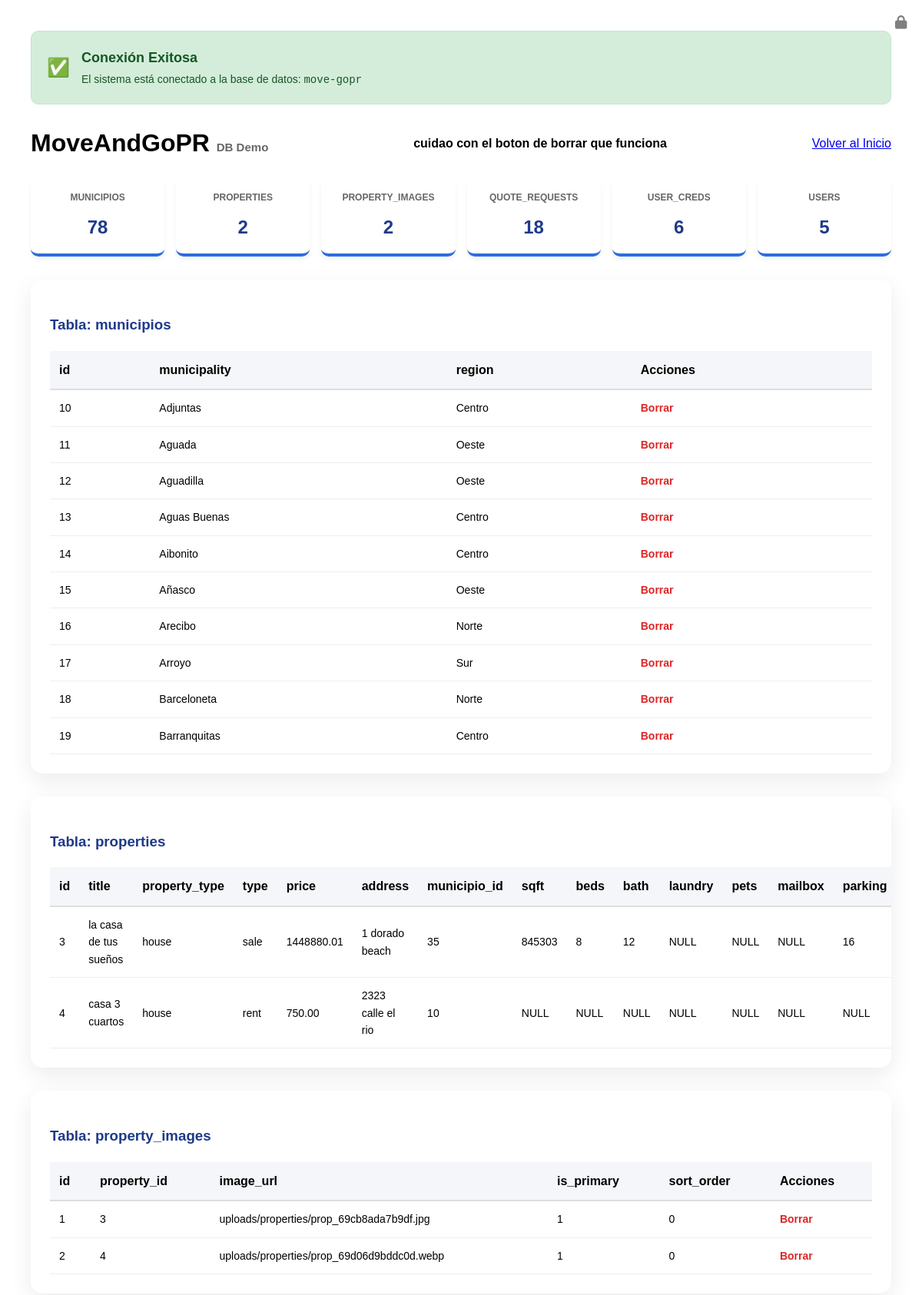
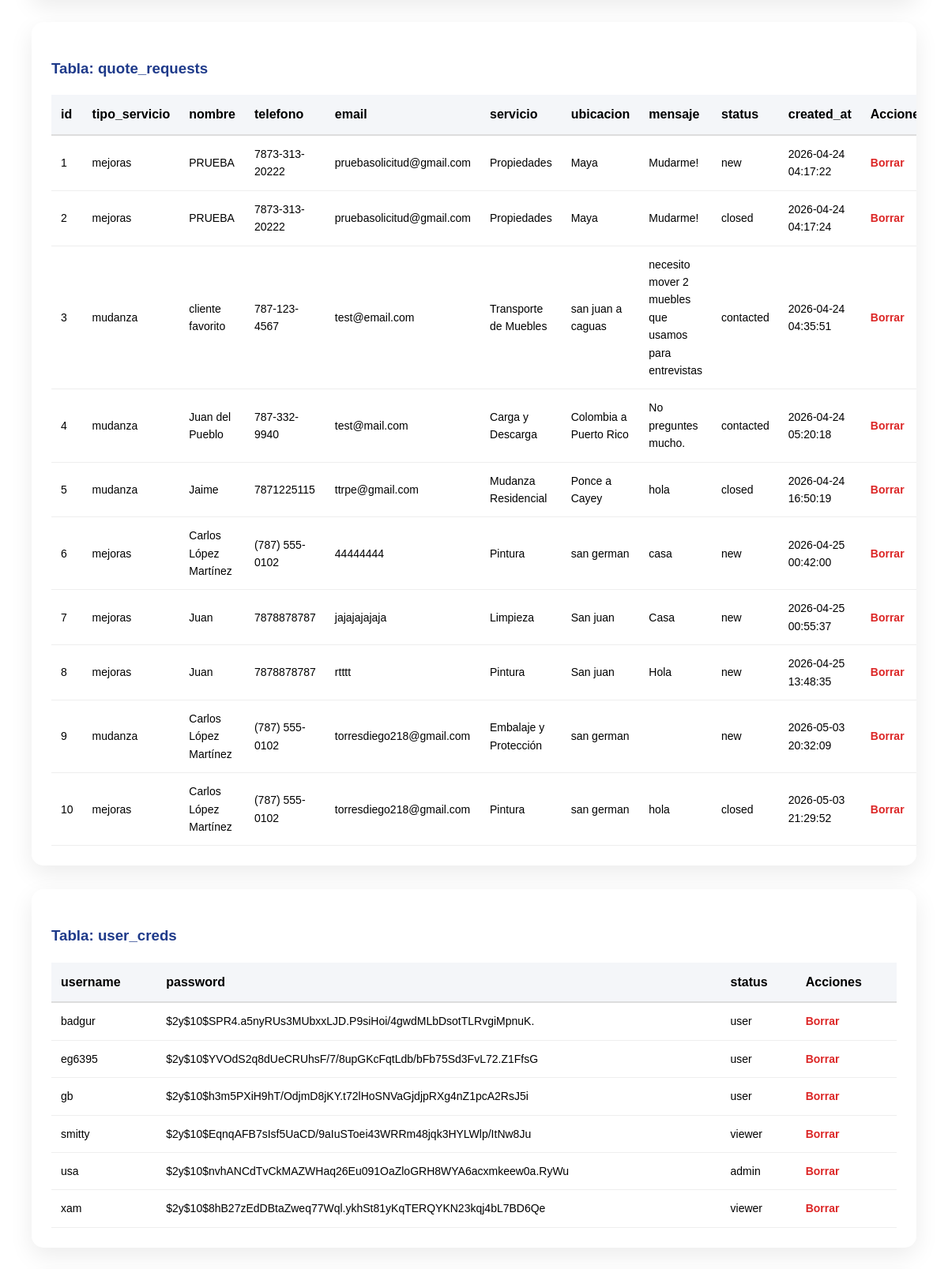
Screenshot of /db_test.php (signed in, upper part) with the database file from the repository (2 pictures, top to bottom).
### tables this page shows
CREATE TABLE `municipios` (
  `id` smallint(5) UNSIGNED NOT NULL,
  `municipality` varchar(80) NOT NULL,
  `region` enum('Norte','Sur','Este','Oeste','Centro','Metro') NOT NULL
);

CREATE TABLE `properties` (
  `id` bigint(20) UNSIGNED NOT NULL,
  `title` varchar(150) NOT NULL,
  `property_type` enum('house','apartment','condo','land','commercial') NOT NULL,
  `type` enum('sale','rent') NOT NULL,
  `price` decimal(12,2) NOT NULL,
  `address` varchar(255) NOT NULL,
  `municipio_id` smallint(5) UNSIGNED NOT NULL,
  `sqft` int(10) UNSIGNED DEFAULT NULL,
  `beds` tinyint(3) UNSIGNED DEFAULT NULL,
  `bath` tinyint(3) UNSIGNED DEFAULT NULL,
  `laundry` varchar(100) DEFAULT NULL,
  `pets` varchar(100) DEFAULT NULL,
  `mailbox` varchar(100) DEFAULT NULL,
  `parking` varchar(100) DEFAULT NULL,
  `furnished` tinyint(1) NOT NULL DEFAULT 0,
  `featured` tinyint(1) NOT NULL DEFAULT 0,
  `status` enum('available','sold','rented','inactive') NOT NULL DEFAULT 'available',
  `description` text DEFAULT NULL,
  `lat` decimal(10,7) DEFAULT NULL,
  `lng` decimal(10,7) DEFAULT NULL,
  `created_at` timestamp NOT NULL DEFAULT current_timestamp()
);

CREATE TABLE `property_images` (
  `id` int(11) NOT NULL,
  `property_id` bigint(20) UNSIGNED NOT NULL,
  `image_url` varchar(500) NOT NULL,
  `is_primary` tinyint(1) NOT NULL DEFAULT 0,
  `sort_order` int(11) NOT NULL DEFAULT 0
);

CREATE TABLE `quote_requests` (
  `id` int(11) NOT NULL,
  `tipo_servicio` varchar(20) NOT NULL DEFAULT '',
  `nombre` varchar(100) NOT NULL DEFAULT '',
  `telefono` varchar(20) NOT NULL DEFAULT '',
  `email` varchar(100) NOT NULL DEFAULT '',
  `servicio` varchar(100) NOT NULL DEFAULT '',
  `ubicacion` varchar(200) NOT NULL DEFAULT '',
  `mensaje` text DEFAULT NULL,
  `status` varchar(20) NOT NULL DEFAULT 'new',
  `created_at` timestamp NOT NULL DEFAULT current_timestamp()
);

CREATE TABLE `user_creds` (
  `username` varchar(255) NOT NULL,
  `password` varchar(255) NOT NULL,
  `status` varchar(255) NOT NULL
);

### config.php (called while the page is built, shortened)
<?php
$dbname = 'move-gopr';
?>

### db_test.php (the view, shortened to what this page needs)
<?php
require_once 'config.php';
$tableQuery = $pdo->query("SHOW TABLES");
$tables = $tableQuery->fetchAll(PDO::FETCH_COLUMN);
?>
<!DOCTYPE html>
<html lang="es">
<head>
    <link rel="stylesheet" href="css/styles.css">
</head>
<body>
<div class="test-container">
   <?php if (isset($pdo)): ?>
        <div style="background: #d4edda; color: #155724; padding: 20px; border-radius: 10px; border: 1px solid #c3e6cb; margin-bottom: 25px; display: flex; align-items: center; gap: 15px;">
            <span style="font-size: 24px;">✅</span>
            <div>
                <strong style="display: block; font-size: 18px;">Conexión Exitosa</strong>
                <span style="font-size: 14px;">El sistema está conectado a la base de datos: <code><?php echo htmlspecialchars($dbname); ?></code></span>
            </div>
        </div>
    <?php else: ?>
        <div style="background: #f8d7da; color: #721c24; padding: 20px; border-radius: 10px; border: 1px solid #f5c6cb; margin-bottom: 25px;">
            <strong>❌ Error de Conexión:</strong> No se pudo encontrar la base de datos. Verifica tu archivo <code>config.php</code>.
        </div>
    <?php endif; ?>
    <header style="display: flex; justify-content: space-between; align-items: center; margin-bottom: 20px;">
        <h1 style="margin:0;">MoveAnd<span class="green">GoPR</span> <small style="font-size: 15px; color: #666;">DB Demo</small></h1>
        <b>cuidao con el boton de borrar que funciona</b>
        <div style="display: flex; gap: 10px;">
            <a href="index.php" class="btn blue">Volver al Inicio</a>
        </div>
    </header>
    <div class="stats-grid">
        <?php foreach ($tables as $table):
            $count = $pdo->query("SELECT count(*) FROM `$table`")->fetchColumn();
        ?>
            <div class="stat-card">
                <h4><?php echo $table; ?></h4>
                <p><?php echo $count; ?></p>
            </div>
        <?php endforeach; ?>
    </div>
    <?php foreach ($tables as $table): ?>
        <div class="db-card">
            <h3 style="color: #1e3a8a;">Tabla: <?php echo htmlspecialchars($table); ?></h3>
            <?php
            $stmt = $pdo->query("SELECT * FROM `$table` LIMIT 10");
            $rows = $stmt->fetchAll(PDO::FETCH_ASSOC);
            if ($rows): ?>
                <table>
                    <thead>
                        <tr>
                            <?php foreach (array_keys($rows[0]) as $col): ?>
                                <th><?php echo htmlspecialchars($col); ?></th>
                            <?php endforeach; ?>
                            <th>Acciones</th>
                        </tr>
                    </thead>
                    <tbody>
                        <?php foreach ($rows as $row): ?>
                            <tr>
                                <?php foreach ($row as $cell): ?>
                                    <td><?php echo htmlspecialchars($cell ?? 'NULL'); ?></td>
                                <?php endforeach; ?>
                                <td>
                                    <a href="?table=<?php echo $table; ?>&delete_id=<?php echo $row['id']; ?>"
                                       class="delete-link"
                                       onclick="return confirm('¿Seguro que quieres borrar esto?')">Borrar</a>
                                </td>
                            </tr>
                        <?php endforeach; ?>
                    </tbody>
                </table>
            <?php else: ?>
                <p style="color: #888; font-style: italic;">No hay datos en esta tabla todavía.</p>
            <?php endif; ?>
        </div>
    <?php endforeach; ?>
</div>
<?php include 'footer.php'; ?>
</body>
</html>

### css/styles.css (style rules this page uses)
body { font-family: 'Poppins', sans-serif; margin: 0; line-height: 1.6; }
:root { --color-principal: #3B6E1A; --color-secundario: #4E8F22; --color-acento: #22C55E; --color-texto: #1a1a1a; }

### db_test.php (style rules this page uses)
.test-container { padding: 40px; max-width: 1200px; margin: auto; }
.stats-grid { display: grid; grid-template-columns: repeat(auto-fit, minmax(150px, 1fr)); gap: 15px; margin-bottom: 30px; }
.stat-card { background: white; padding: 15px; border-radius: 10px; text-align: center; border-bottom: 4px solid #2d6cdf; box-shadow: 0 4px 6px rgba(0,0,0,0.05); }
.stat-card h4 { margin: 0; color: #666; font-size: 12px; text-transform: uppercase; }
.stat-card p { font-size: 24px; font-weight: bold; margin: 10px 0 0 0; color: #1e3a8a; }
.db-card { background: white; padding: 25px; border-radius: 15px; margin-bottom: 30px; box-shadow: 0 10px 30px rgba(0,0,0,0.08); overflow-x: auto; }
table { width: 100%; border-collapse: collapse; margin-top: 15px; }
th { background: #f4f6f9; padding: 12px; text-align: left; border-bottom: 2px solid #ddd; }
td { padding: 12px; border-bottom: 1px solid #eee; font-size: 14px; }
.delete-link { color: #dc2626; text-decoration: none; font-weight: bold; }

### rows the page displays
municipios: id "10", municipality "Adjuntas", region "Centro"
municipios: id "11", municipality "Aguada", region "Oeste"
municipios: id "12", municipality "Aguadilla", region "Oeste"
municipios: id "13", municipality "Aguas Buenas", region "Centro"
municipios: id "14", municipality "Aibonito", region "Centro"
municipios: id "15", municipality "Añasco", region "Oeste"
municipios: id "16", municipality "Arecibo", region "Norte"
municipios: id "17", municipality "Arroyo", region "Sur"
municipios: id "18", municipality "Barceloneta", region "Norte"
municipios: id "19", municipality "Barranquitas", region "Centro"
properties: id "3", title "la casa de tus sueños", property_type "house", type "sale", price "1448880.01", address "1 dorado beach", municipio "35", sqft "845303", beds "8", bath "12", cell "NULL", parking "16"
properties: id "4", title "casa 3 cuartos", property_type "house", type "rent", price "750.00", address "2323 calle el rio", municipio "10", cell "NULL"
property_images: cell "1", property "3", image_url "uploads/properties/prop_69cb8ada7b9df.jpg", sort_order "0"
property_images: id "2", property "4", image_url "uploads/properties/prop_69d06d9bddc0d.webp", is_primary "1", sort_order "0"
quote_requests: id "1", tipo_servicio "mejoras", nombre "PRUEBA", telefono "7873-313-20222", email "pruebasolicitud@gmail.com", servicio "Propiedades", ubicacion "Maya", mensaje "Mudarme!", status "new", created_at "2026-04-24 04:17:22"
quote_requests: id "2", tipo_servicio "mejoras", nombre "PRUEBA", telefono "7873-313-20222", email "pruebasolicitud@gmail.com", servicio "Propiedades", ubicacion "Maya", mensaje "Mudarme!", status "closed", created_at "2026-04-24 04:17:24"
quote_requests: id "3", tipo_servicio "mudanza", nombre "cliente favorito", telefono "787-123-4567", email "test@email.com", servicio "Transporte de Muebles", ubicacion "san juan a caguas", mensaje "necesito mover 2 muebles que usamos para entrevistas", status "contacted", created_at "2026-04-24 04:35:51"
quote_requests: id "4", tipo_servicio "mudanza", nombre "Juan del Pueblo", telefono "787-332-9940", email "test@mail.com", servicio "Carga y Descarga", ubicacion "Colombia a Puerto Rico", mensaje "No preguntes mucho.", status "contacted", created_at "2026-04-24 05:20:18"
quote_requests: id "5", tipo_servicio "mudanza", nombre "Jaime", telefono "7871225115", email "ttrpe@gmail.com", servicio "Mudanza Residencial", ubicacion "Ponce a Cayey", mensaje "hola", status "closed", created_at "2026-04-24 16:50:19"
quote_requests: id "6", tipo_servicio "mejoras", nombre "Carlos López Martínez", telefono "(787) 555-0102", email "44444444", servicio "Pintura", ubicacion "san german", mensaje "casa", status "new", created_at "2026-04-25 00:42:00"
quote_requests: id "7", tipo_servicio "mejoras", nombre "Juan", telefono "7878878787", email "jajajajajaja", servicio "Limpieza", ubicacion "San juan", mensaje "Casa", status "new", created_at "2026-04-25 00:55:37"
quote_requests: id "8", tipo_servicio "mejoras", nombre "Juan", telefono "7878878787", email "rtttt", servicio "Pintura", ubicacion "San juan", mensaje "Hola", status "new", created_at "2026-04-25 13:48:35"
quote_requests: id "9", tipo_servicio "mudanza", nombre "Carlos López Martínez", telefono "(787) 555-0102", email "torresdiego218@gmail.com", servicio "Embalaje y Protección", ubicacion "san german", status "new", created_at "2026-05-03 20:32:09"
quote_requests: id "10", tipo_servicio "mejoras", nombre "Carlos López Martínez", telefono "(787) 555-0102", email "torresdiego218@gmail.com", servicio "Pintura", ubicacion "san german", mensaje "hola", status "closed", created_at "2026-05-03 21:29:52"
user_creds: username "badgur", password "$2y$10$SPR4.a5nyRUs3MUbxxLJD.P9siHoi/4gwdMLbDsotTLRvgiMpnuK.", status "user"
user_creds: username "eg6395", password "$2y$10$YVOdS2q8dUeCRUhsF/7/8upGKcFqtLdb/bFb75Sd3FvL72.Z1FfsG", status "user"
user_creds: username "gb", password "$2y$10$h3m5PXiH9hT/OdjmD8jKY.t72lHoSNVaGjdjpRXg4nZ1pcA2RsJ5i", status "user"
user_creds: username "smitty", password "$2y$10$EqnqAFB7sIsf5UaCD/9aIuSToei43WRRm48jqk3HYLWlp/ItNw8Ju", status "viewer"
user_creds: username "usa", password "$2y$10$nvhANCdTvCkMAZWHaq26Eu091OaZloGRH8WYA6acxmkeew0a.RyWu", status "admin"
user_creds: username "xam", password "$2y$10$8hB27zEdDBtaZweq77Wql.ykhSt81yKqTERQYKN23kqj4bL7BD6Qe", status "viewer"

### other values shown
$dbname "move-gopr"
$table "MUNICIPIOS"
$count "78"
$table "PROPERTIES"
$count "2"
$table "PROPERTY_IMAGES"
$table "QUOTE_REQUESTS"
$count "18"
$table "USER_CREDS"
$count "6"
$table "USERS"
$count "5"
$table "municipios"
$col "id"
$col "municipality"
